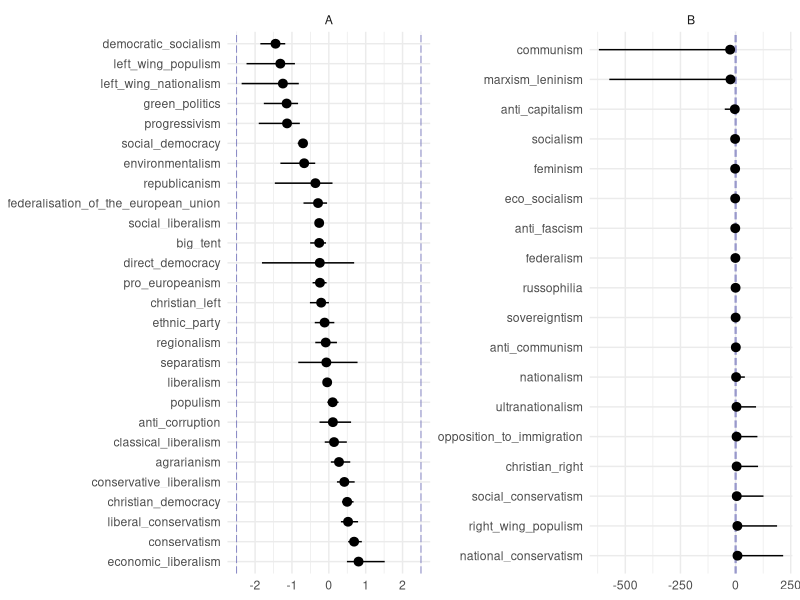
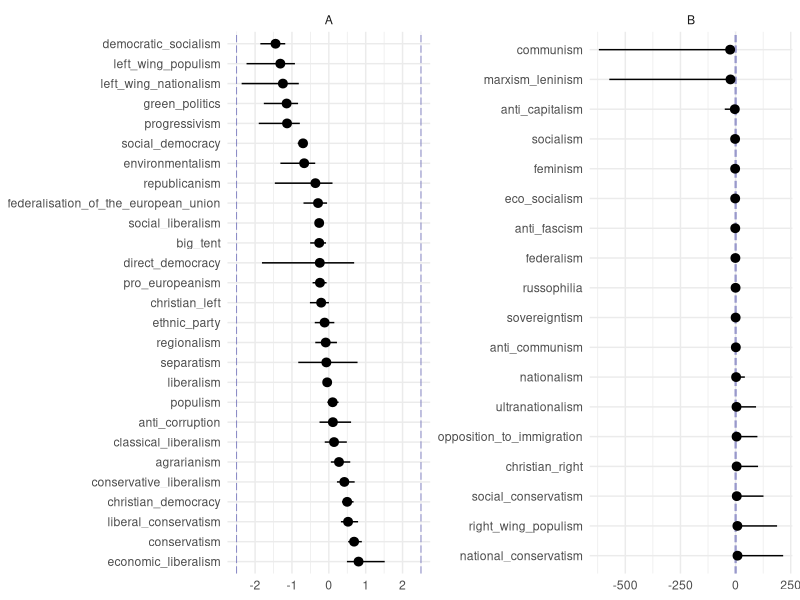

Write R code to recreate these figures, in order.
## Visualize left-right positions of tags


library(tidyverse)
library(glue)
library(ggrepel)


tags_m2_raw <- read_csv("03-estimation/estimation-results/positions-2d-tags-m2.csv")

tags <- 
  tags_m2_raw %>% 
  mutate(
    ideology = str_replace_all(ideology, fixed("."), " "),
    ideology = fct_reorder(ideology, o, .desc = TRUE)
    )

## Tags plot ----

# group tags -- one estimate of group outside interval
pl_limit <- 2.5

pl_tags <- 
  tags %>% 
  group_by(ideology) %>% 
  mutate(group = if_else(min(lo) < -1 * pl_limit | max(up) > pl_limit, "B", "A"))

pl <- 
  ggplot(pl_tags, aes(ideology, o)) +
  geom_hline(
    yintercept = c(-pl_limit, pl_limit),
    linetype = "longdash", color = "darkblue", alpha = 0.6, size = 0.25
    ) +
  geom_pointrange(
    aes(ymin = lo, ymax = up),
    # fatten = 2, alpha = 0.8,
    position = position_dodge2(width = 0.6, reverse = TRUE)
  ) +
  facet_wrap(~ group, scales = "free") +
  coord_flip() +
  labs(x = NULL, y = NULL) +
  theme_minimal()

print(pl)
ggsave(
  glue("06-figures-tables/fig-tags-scaled.pdf"), pl,
  width = 200, height = 150, units = "mm"
  )

